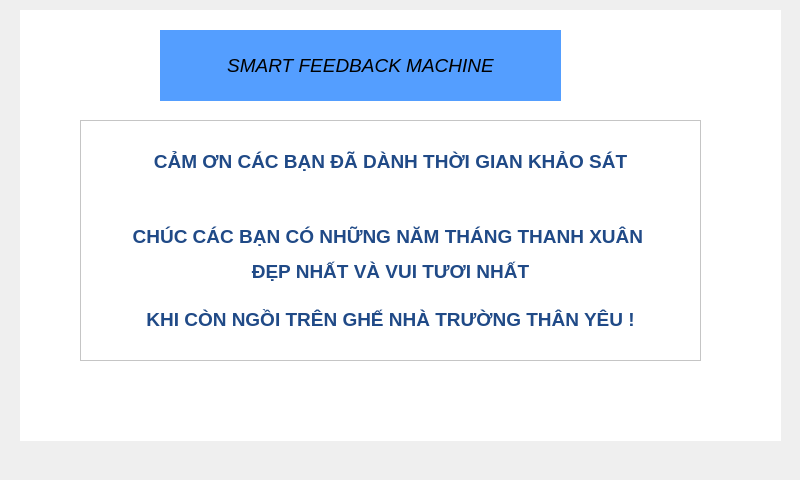
<?xml version="1.0" encoding="UTF-8"?>
<ui version="4.0">
 <class>Final</class>
 <widget class="QWidget" name="Final">
  <property name="geometry">
   <rect>
    <x>0</x>
    <y>0</y>
    <width>800</width>
    <height>480</height>
   </rect>
  </property>
  <property name="windowTitle">
   <string>Form</string>
  </property>
  <widget class="QStackedWidget" name="stackedWidget">
   <property name="geometry">
    <rect>
     <x>20</x>
     <y>10</y>
     <width>761</width>
     <height>431</height>
    </rect>
   </property>
   <property name="styleSheet">
    <string notr="true">background-color: #ffffff</string>
   </property>
   <widget class="QWidget" name="page">
    <widget class="QLabel" name="name_uni_3">
     <property name="geometry">
      <rect>
       <x>140</x>
       <y>20</y>
       <width>401</width>
       <height>71</height>
      </rect>
     </property>
     <property name="styleSheet">
      <string notr="true">background-color: #549eff;
font: 75 italic 12pt &quot;Sans&quot;;</string>
     </property>
     <property name="text">
      <string>&lt;!DOCTYPE HTML PUBLIC &quot;-//W3C//DTD HTML 4.0//EN&quot; &quot;http://www.w3.org/TR/REC-html40/strict.dtd&quot;&gt;
&lt;html&gt;&lt;head&gt;&lt;meta name=&quot;qrichtext&quot; content=&quot;1&quot; /&gt;&lt;style type=&quot;text/css&quot;&gt;
p, li { white-space: pre-wrap; }
&lt;/style&gt;&lt;/head&gt;&lt;body style=&quot; font-family:'Sans'; font-size:12pt; font-weight:72; font-style:italic;&quot;&gt;
&lt;p align=&quot;center&quot; style=&quot; margin-top:0px; margin-bottom:0px; margin-left:0px; margin-right:0px; -qt-block-indent:0; text-indent:0px;&quot;&gt;&lt;span style=&quot; font-family:'Ubuntu'; font-size:14pt; font-weight:400;&quot;&gt;SMART FEEDBACK MACHINE&lt;/span&gt;&lt;/p&gt;&lt;/body&gt;&lt;/html&gt;</string>
     </property>
    </widget>
    <widget class="QLabel" name="label">
     <property name="geometry">
      <rect>
       <x>610</x>
       <y>10</y>
       <width>80</width>
       <height>80</height>
      </rect>
     </property>
     <property name="text">
      <string/>
     </property>
     <property name="pixmap">
      <pixmap resource="image.qrc">:/image/logo.png</pixmap>
     </property>
     <property name="scaledContents">
      <bool>true</bool>
     </property>
    </widget>
    <widget class="QFrame" name="frame">
     <property name="geometry">
      <rect>
       <x>60</x>
       <y>110</y>
       <width>621</width>
       <height>241</height>
      </rect>
     </property>
     <property name="styleSheet">
      <string notr="true">background-color:#ffffff;</string>
     </property>
     <property name="frameShape">
      <enum>QFrame::StyledPanel</enum>
     </property>
     <property name="frameShadow">
      <enum>QFrame::Raised</enum>
     </property>
     <layout class="QHBoxLayout" name="horizontalLayout_3">
      <item>
       <layout class="QHBoxLayout" name="horizontalLayout_2">
        <item>
         <layout class="QHBoxLayout" name="horizontalLayout">
          <item>
           <widget class="QLabel" name="label_2">
            <property name="text">
             <string>&lt;html&gt;&lt;head/&gt;&lt;body&gt;&lt;p align=&quot;center&quot;&gt;&lt;span style=&quot; font-size:14pt; font-weight:600; color:#204a87;&quot;&gt;CẢM ƠN CÁC BẠN ĐÃ DÀNH THỜI GIAN KHẢO SÁT&lt;/span&gt;&lt;/p&gt;&lt;p align=&quot;center&quot;&gt;&lt;br/&gt;&lt;/p&gt;&lt;p align=&quot;center&quot;&gt;&lt;span style=&quot; font-size:14pt; font-weight:600; color:#204a87;&quot;&gt;CHÚC CÁC BẠN CÓ NHỮNG NĂM THÁNG THANH XUÂN &lt;/span&gt;&lt;/p&gt;&lt;p align=&quot;center&quot;&gt;&lt;span style=&quot; font-size:14pt; font-weight:600; color:#204a87;&quot;&gt;ĐẸP NHẤT VÀ VUI TƯƠI NHẤT&lt;/span&gt;&lt;br/&gt;&lt;/p&gt;&lt;p align=&quot;center&quot;&gt;&lt;span style=&quot; font-size:14pt; font-weight:600; color:#204a87;&quot;&gt;KHI CÒN NGỒI TRÊN GHẾ NHÀ TRƯỜNG THÂN YÊU !&lt;/span&gt;&lt;/p&gt;&lt;/body&gt;&lt;/html&gt;</string>
            </property>
           </widget>
          </item>
         </layout>
        </item>
       </layout>
      </item>
     </layout>
     <zorder>layoutWidget</zorder>
     <zorder></zorder>
     <zorder>label</zorder>
    </widget>
   </widget>
  </widget>
 </widget>
 <resources>
  <include location="image.qrc"/>
 </resources>
 <connections/>
</ui>
